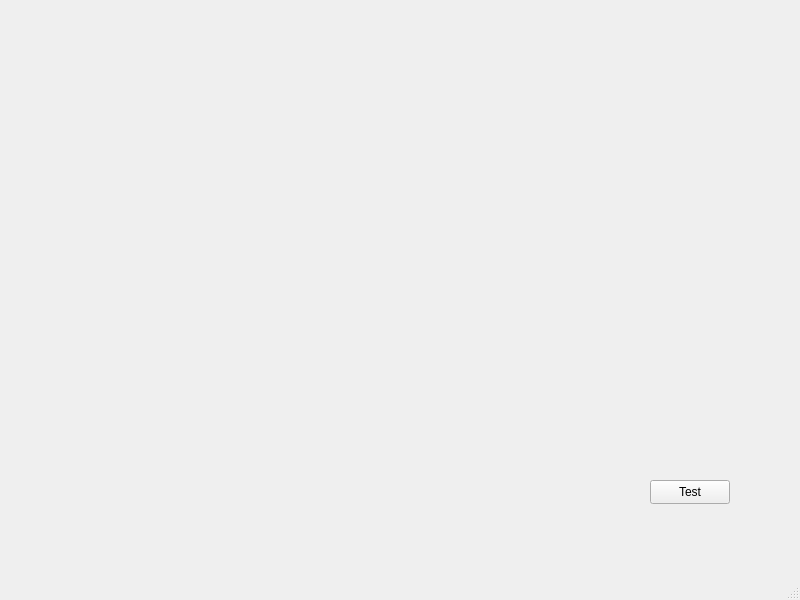
<?xml version="1.0" encoding="UTF-8"?>
<ui version="4.0">
 <class>MainWindow</class>
 <widget class="QMainWindow" name="MainWindow">
  <property name="geometry">
   <rect>
    <x>0</x>
    <y>0</y>
    <width>800</width>
    <height>600</height>
   </rect>
  </property>
  <property name="windowTitle">
   <string>MainWindow</string>
  </property>
  <widget class="QWidget" name="centralwidget">
   <widget class="QPushButton" name="pushButton">
    <property name="geometry">
     <rect>
      <x>650</x>
      <y>480</y>
      <width>80</width>
      <height>24</height>
     </rect>
    </property>
    <property name="text">
     <string>Test</string>
    </property>
   </widget>
  </widget>
  <widget class="QMenuBar" name="menubar">
   <property name="geometry">
    <rect>
     <x>0</x>
     <y>0</y>
     <width>800</width>
     <height>21</height>
    </rect>
   </property>
  </widget>
  <widget class="QStatusBar" name="statusbar"/>
 </widget>
 <resources/>
 <connections/>
</ui>
